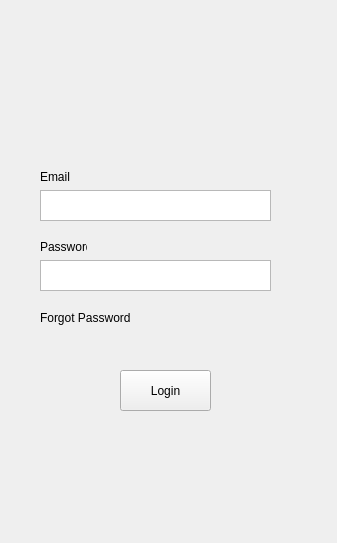
<?xml version="1.0" encoding="UTF-8"?>
<ui version="4.0">
 <class>MainWindow</class>
 <widget class="QMainWindow" name="MainWindow">
  <property name="geometry">
   <rect>
    <x>0</x>
    <y>0</y>
    <width>337</width>
    <height>543</height>
   </rect>
  </property>
  <property name="windowTitle">
   <string>MainWindow</string>
  </property>
  <widget class="QWidget" name="centralwidget">
   <widget class="QTextEdit" name="textEdit">
    <property name="geometry">
     <rect>
      <x>40</x>
      <y>190</y>
      <width>231</width>
      <height>31</height>
     </rect>
    </property>
   </widget>
   <widget class="QLabel" name="label">
    <property name="geometry">
     <rect>
      <x>40</x>
      <y>170</y>
      <width>47</width>
      <height>13</height>
     </rect>
    </property>
    <property name="text">
     <string>Email</string>
    </property>
   </widget>
   <widget class="QLabel" name="label_2">
    <property name="geometry">
     <rect>
      <x>40</x>
      <y>240</y>
      <width>47</width>
      <height>13</height>
     </rect>
    </property>
    <property name="text">
     <string>Password</string>
    </property>
   </widget>
   <widget class="QTextEdit" name="textEdit_2">
    <property name="geometry">
     <rect>
      <x>40</x>
      <y>260</y>
      <width>231</width>
      <height>31</height>
     </rect>
    </property>
   </widget>
   <widget class="QPushButton" name="pushButton">
    <property name="geometry">
     <rect>
      <x>120</x>
      <y>370</y>
      <width>91</width>
      <height>41</height>
     </rect>
    </property>
    <property name="text">
     <string>Login</string>
    </property>
   </widget>
   <widget class="QLabel" name="label_3">
    <property name="geometry">
     <rect>
      <x>40</x>
      <y>310</y>
      <width>91</width>
      <height>16</height>
     </rect>
    </property>
    <property name="text">
     <string>Forgot Password</string>
    </property>
   </widget>
  </widget>
 </widget>
 <resources/>
 <connections/>
</ui>
